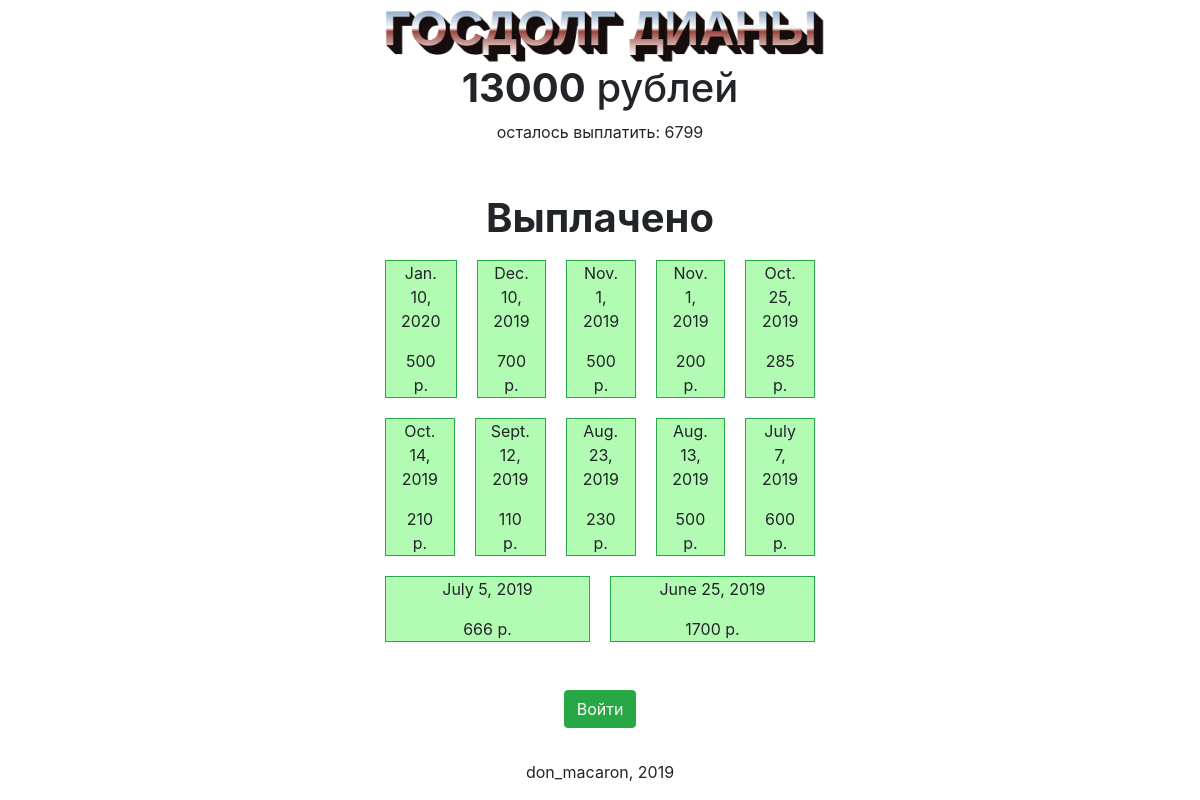
The page / on the database its author committed.
### main_app/models.py (models this page shows, shortened)
class Debt(models.Model):
    debt = models.IntegerField()

class Payment(models.Model):
    when = models.DateField(null = False)
    how_much = models.IntegerField()

### main_app/views.py (the view, shortened to what this page needs)
# urls.py: path('', views.show, name = 'home'),
def show(request):
    d_form = PaymentForm
    debt = Debt.objects.first()
    payments = Payment.objects.filter().order_by('-when')
    final_debt = debt.debt - sum([x['how_much'] for x in payments.values('how_much')])
    return render(request, 'main_app/index.html', {'debt':debt, 'payments':payments, 'final_debt':final_debt})

### main_app/templates/main_app/index.html
{% extends 'base.html' %}
{% block payments %}
<div class="container-fluid">
  {% if payments %}
  <h1 class="text-center"><strong>Выплачено</strong></h1>
  <div class="row">
    {% for p in payments %}
    <div class="container text-center col-sm payments border border-success payments">
      <p>{{p.when}}</p>
      {{p.how_much}} р.
    </div>
  {% endfor %}
  </div>
  {% endif %}
</div>
{% endblock %}

### main_app/templates/base.html (shortened to what this page needs)
{% load staticfiles %}
<!DOCTYPE html>
<html lang="en" dir="ltr">
  <head>
    <link rel="stylesheet" href="https://maxcdn.bootstrapcdn.com/bootstrap/4.0.0/css/bootstrap.min.css">
    <link rel="stylesheet" href="{% static 'css/style.css' %}" />
  </head>
  <body>
      <div class="container-fluid text-center">
        <img src="{% static 'img/logo2.png' %}" class="img-fluid logo" alt="Responsive image">
      </div>
      <div class="container-fluid text-center upper-block">
        <h1><strong>{{ debt.debt }}</strong> рублей</h1>
        осталось выплатить: {{ final_debt }}
      </div>
      <div class="content">
        <div class="conainer-fluid">
          {% block payments %}
          {% endblock %}
        </div>
      </div>
      <footer class="page-footer font-small">
        <div class="text-center py-3">
          {% if user.is_authenticated %}
          {% include "main_app/debt_form.html" %}
            <button type="button" class="btn btn-danger" data-toggle="modal">
              Выйти
            </button>
          {% else %}
            {% include "main_app/login_form.html" %}
          {% endif %}
        </div>
        <div class="text-center py-3">
          don_macaron, 2019
        </div>
      </footer>
  </body>
</html>

### main_app/templates/main_app/login_form.html (shortened to what this page needs)
<button type="button" class="btn btn-success" data-toggle="modal" data-target="#login">
  Войти
</button>

### main_app/static/css/style.css (style rules this page uses)
.logo { width: 500px; height: auto; }
.payments { margin: 10px 10px 10px 10px; background-color: rgba(0, 240, 0, 0.3); }
.content { margin-left: auto; margin-right: auto; max-width: 450px; min-height: 60vh; }
.upper-block { margin-bottom: 50px; }

### rows shown on the page
Debt: debt "13000"
Payment: when "Jan. 10, 2020", how_much "500"
Payment: when "Dec. 10, 2019", how_much "700"
Payment: when "Nov. 1, 2019", how_much "500"
Payment: when "Nov. 1, 2019", how_much "200"
Payment: when "Oct. 25, 2019", how_much "285"
Payment: when "Oct. 14, 2019", how_much "210"
Payment: when "Sept. 12, 2019", how_much "110"
Payment: when "Aug. 23, 2019", how_much "230"
Payment: when "Aug. 13, 2019", how_much "500"
Payment: when "July 7, 2019", how_much "600"
Payment: when "July 5, 2019", how_much "666"
Payment: when "June 25, 2019", how_much "1700"

### other values the page prints
{{ final_debt }} "6799"
